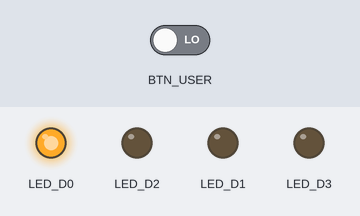
This sketch was run on a simulated Arduino Opta. Shown: output pins drawn as LEDs (lit = HIGH). Dashed ring = blinking. The inputs (shaded band) are chosen by the test bench; at power-on: BTN_USER LOW.

Above: at 1.2 s.
1.3 s: BTN_USER driven HIGH
At 2.3 s:
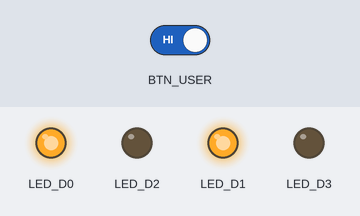
2.8 s: BTN_USER driven LOW
At 3.0 s:
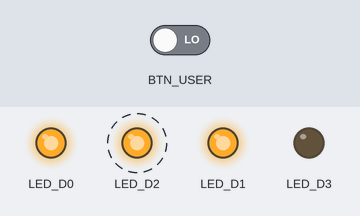
At 4.2 s:
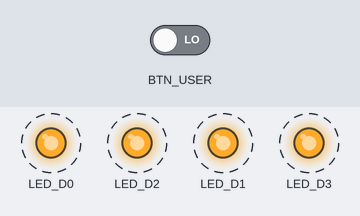
Timing chart, 0 to 11.8 s (numbered marks = the images above; inputs shaded):
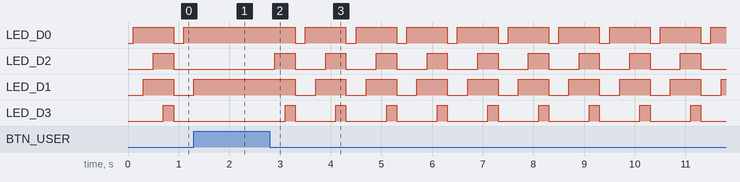

The sketch:

OPTA_Button_Config.ino
```cpp
/*  OPTA tutorial #2
    Name: OPTA_Button_test
    Purpose: Test Button and configure ot to control the STATUS LED on the OPTA

    Author: ARDUIO
    Student: Theodis Hill (UID:118983264)
*/
int buttonState = 0;
int counter = 0;

void setup() {
  pinMode(LED_D0, OUTPUT);
  pinMode(LED_D1, OUTPUT);
  pinMode(LED_D2, OUTPUT);
  pinMode(LED_D3, OUTPUT);
  pinMode(BTN_USER, INPUT);
}

void loop() {
  buttonState = digitalRead(BTN_USER);
  if(buttonState == LOW){
    if(counter < 4){
      counter++;
    }
    else{
      counter = 0;
    }
    delay(100);
  }
  changeLights();
}

void changeLights(){
  switch(counter){
    case 0:
      digitalWrite(LED_D0, LOW);
      digitalWrite(LED_D1, LOW);
      digitalWrite(LED_D2, LOW);
      digitalWrite(LED_D3, LOW);
      break;
    case 1:
      digitalWrite(LED_D0, HIGH);
      break;
    case 2:
      digitalWrite(LED_D1, HIGH);
      break;
    case 3:
      digitalWrite(LED_D2, HIGH);
      break;
    case 4:
      digitalWrite(LED_D3, HIGH);
      break;
  }
  delay(100);
}
//works :)
```

Measured:
- after the input at 1.3 s, LED_D0: stays HIGH (without the input it goes to LOW after 0.60 s); LED_D2: stays LOW (without the input it goes to HIGH after 0.20 s); LED_D1: goes on until 1.3 s, then stays HIGH; LED_D3: stays LOW (without the input it goes to HIGH after 0.40 s)
- after the input at 2.8 s, LED_D0: alternates HIGH for 0.80 s and LOW for 0.20 s, starting after 0.50 s; LED_D2: alternates HIGH for 0.40 s and LOW for 0.60 s, starting after 0.10 s; LED_D1: alternates HIGH for 0.60 s and LOW for 0.40 s, starting after 0.50 s; LED_D3: alternates HIGH for 0.20 s and LOW for 0.80 s, starting after 0.30 s
